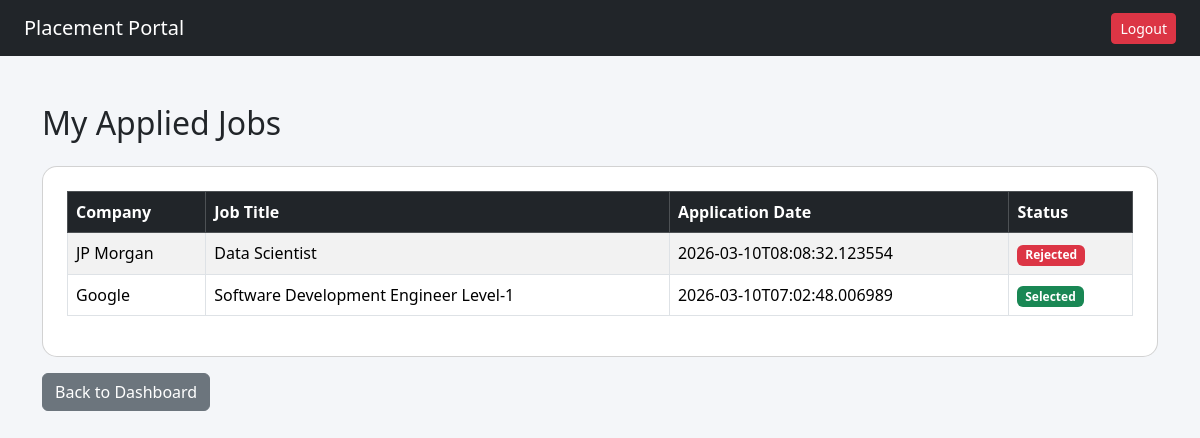
Before: /student/applied-jobs (signed in) with the older database file.
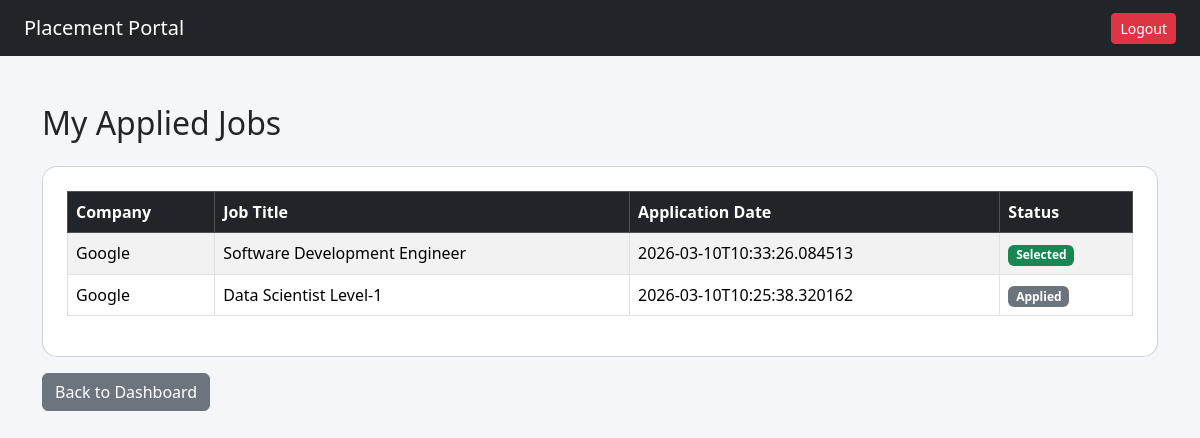
After: the same page with the newer database file.
### tables this page shows
CREATE TABLE application (
            id INTEGER PRIMARY KEY AUTOINCREMENT,
            student_id INTEGER,
            drive_id INTEGER,
            application_date TEXT,
            status TEXT DEFAULT 'Applied',
            UNIQUE(student_id, drive_id),
            FOREIGN KEY(student_id) REFERENCES student(id),
            FOREIGN KEY(drive_id) REFERENCES placement_drive(id)
        );

CREATE TABLE company (
          id INTEGER PRIMARY KEY AUTOINCREMENT,
          name TEXT NOT NULL,
          email TEXT UNIQUE NOT NULL,
          password TEXT NOT NULL,
          hr_contact TEXT,
          website TEXT,
          approval_status TEXT DEFAULT 'Pending',
          is_active INTEGER DEFAULT 1,
          created_at TEXT          
        );

CREATE TABLE placement_drive(
            id INTEGER PRIMARY KEY AUTOINCREMENT,
            company_id INTEGER,
            job_title TEXT NOT NULL,
            job_description TEXT,
            eligibility TEXT,
            deadline TEXT,
            status TEXT DEFAULT 'Pending',
            created_at TEXT,
            FOREIGN KEY(company_id) REFERENCES company(id)              
        );

### app.py (the view)
@app.route('/student/applied-jobs')
def student_applied_jobs():
    if session.get('role') != 'student':
        return redirect('/student/login')
    conn = get_connection()
    cursor = conn.cursor()
    cursor.execute("""
        SELECT a.id, a.application_date, a.status, pd.job_title, pd.id as drive_id, c.name as company_name
        FROM application a
        JOIN placement_drive pd ON a.drive_id = pd.id
        JOIN company c ON pd.company_id = c.id
        WHERE a.student_id = ?
        ORDER BY a.application_date DESC
    """, (session['user_id'],))
    applications = cursor.fetchall()
    conn.close()
    return render_template("student/applied_jobs.html", applications=applications)

### database.py (called while the page is built)
def get_connection():
    conn = sqlite3.connect(DB_NAME)
    conn.row_factory = sqlite3.Row
    return conn

### templates/student/applied_jobs.html
{% extends "base.html" %}
{% block content %}
<h2 class="mb-4">My Applied Jobs</h2>
<div class="card p-4">
    <table class="table table-bordered table-striped">
        <thead class="table-dark">
            <tr>
                <th>Company</th>
                <th>Job Title</th>
                <th>Application Date</th>
                <th>Status</th>
            </tr>
        </thead>
        <tbody>
            {% for a in applications %}
            <tr>
                <td>{{ a.company_name }}</td>
                <td>{{ a.job_title }}</td>
                <td>{{ a.application_date }}</td>
                <td>
                    <span class="badge
                        {% if a.status == 'Selected' %}bg-success
                        {% elif a.status == 'Shortlisted' %}bg-warning text-dark
                        {% elif a.status == 'Rejected' %}bg-danger
                        {% else %}bg-secondary{% endif %}">
                        {{ a.status }}
                    </span>
                </td>
            </tr>
            {% else %}
            <tr><td colspan="4" class="text-center">You have not applied to any jobs yet.</td></tr>
            {% endfor %}
        </tbody>
    </table>
</div>
<a href="/student/dashboard" class="btn btn-secondary mt-3">Back to Dashboard</a>
{% endblock %}

Changed rows visible on the page:
removed application: company_name "JP Morgan", job_title "Data Scientist", application_date "2026-03-10T08:08:32.123554", status "Rejected"
no longer on this page (row edited): application: company_name "Google", job_title "Software Development Engineer Level-1", application_date "2026-03-10T07:02:48.006989", status "Selected"
now on this page (row edited): application: company_name "Google", job_title "Software Development Engineer", application_date "2026-03-10T10:33:26.084513", status "Selected"
now on this page (row edited): application: company_name "Google", job_title "Data Scientist Level-1", application_date "2026-03-10T10:25:38.320162", status "Applied"
